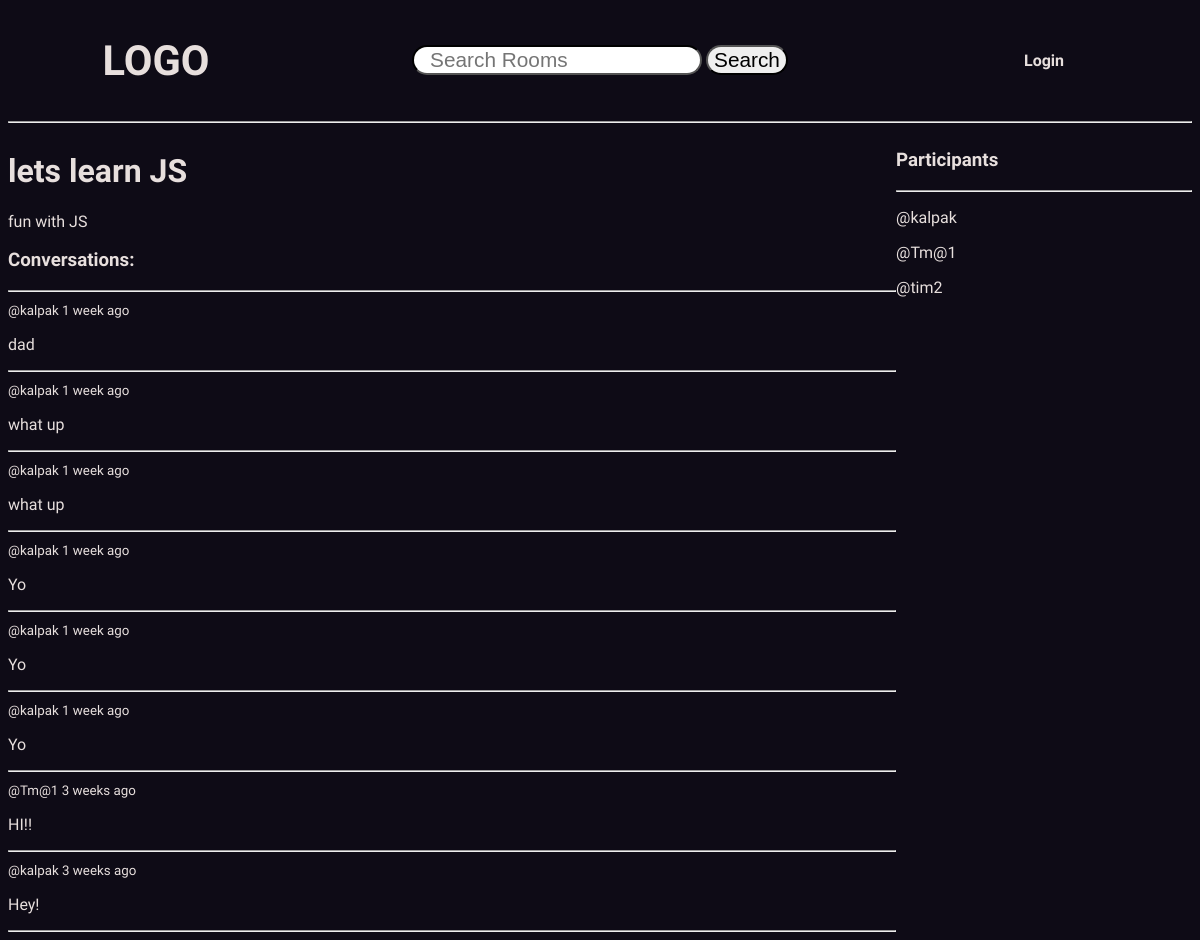
The page /room/1/ on the database its author committed.
### base/models.py (models this page shows, shortened)
class Room(models.Model):
    host = models.ForeignKey(User, on_delete= models.SET_NULL, null= True)
    topic = models.ForeignKey(Topic, on_delete= models.SET_NULL, null= True)
    name = models.CharField(max_length = 200)
    description = models.TextField(null=True, blank = True)
    participants = models.ManyToManyField(User, related_name='participants', blank=True)
    updated = models.DateTimeField(auto_now = True)
    created = models.DateTimeField(auto_now_add = True)
    class Meta:
        ordering = ['-updated', '-created']

class message(models.Model):
    user = models.ForeignKey(User, on_delete= models.CASCADE)
    room = models.ForeignKey(Room, on_delete= models.CASCADE)
    body = models.TextField()
    updated = models.DateTimeField(auto_now = True)
    created = models.DateTimeField(auto_now_add = True)
    class Meta:
        ordering = ['-updated', '-created']

### base/views.py (the view, shortened to what this page needs)
# urls.py: path("room/<str:pk>/", views.room, name="room"),
def room(request, pk):
    room = Room.objects.get(id=pk)
    room_messages = room.message_set.all()
    participants = room.participants.all()
    context = {
        'room': room,
        'room_messages' : room_messages,
        'participants' : participants,
    }
    return render(request, 'base/room.html', context)

### base/templates/base/room.html (shortened to what this page needs)
<!DOCTYPE html>
<html lang="en">
<head>
</head>
<body>
    {% extends 'main.html' %}
    {% block content %}
    <div class="container">
        <div class="room-container">
            <h1>{{ room.name }}</h1>
            <p>{{room.description}}</p>
            <div class="comment-wrapper">
                <h3>Conversations:</h3>
                <hr>
                {% for message in room_messages %}
                    <div>
                        <small>@{{message.user}} {{message.created | timesince}} ago</small>
                        <p>{{message.body}}</p>
                        <hr>
                    </div>
                {% endfor %}
            </div>
        </div>
        <div class="participant-contianer">
            <h3>Participants</h3>
            <hr>
            {% for user in participants %}
            <p>@{{user.username}}</p>
            {% endfor %}
        </div>
    </div>
    {% endblock content %}

### static/styles/main.css (style rules this page uses)
:root { --bg-color: #0E0B16; --nav-color: #a239ca; --btn-color: #4717f6; --btn-hover: rgb(80, 76, 76); --txt-color: #e7dfdd; --card-color: #c1a232; --tag-color: #b11207; }
body { font-family: 'Sofia Sans', sans-serif; background-color: var(--bg-color); color: var(--txt-color); height: 100vh; }

### base/templates/base/room.html (style rules this page uses)
.container { display: grid; grid-template-columns: 3fr 1fr; }

### rows shown on the page
Room: name "lets learn JS", description "fun with JS"
message: user "kalpak", created "1 week", body "dad"
message: user "kalpak", created "1 week", body "what up"
message: user "kalpak", created "1 week", body "what up"
message: user "kalpak", created "1 week", body "Yo"
message: user "kalpak", created "1 week", body "Yo"
message: user "kalpak", created "1 week", body "Yo"
message: user "Tm@1", created "3 weeks", body "HI!!"
message: user "kalpak", created "3 weeks", body "Hey!"

### other values the page prints
{{ user.username }} "kalpak"
{{ user.username }} "Tm@1"
{{ user.username }} "tim2"
